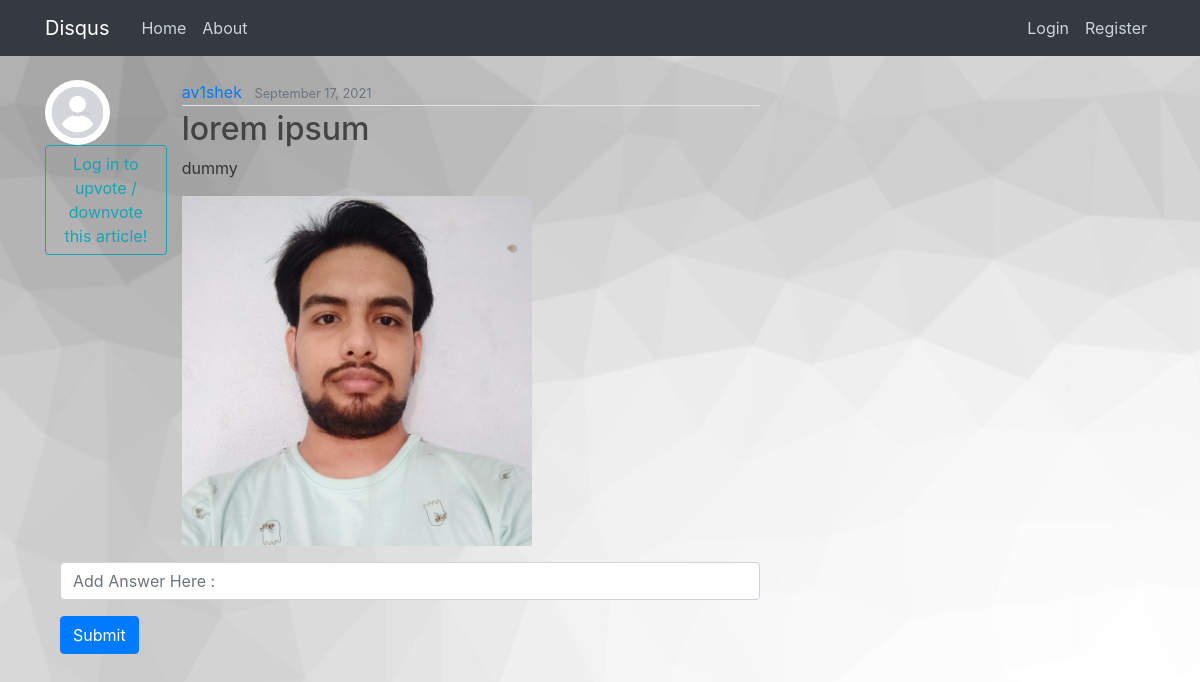
Page /post/2/ on the earlier database version.
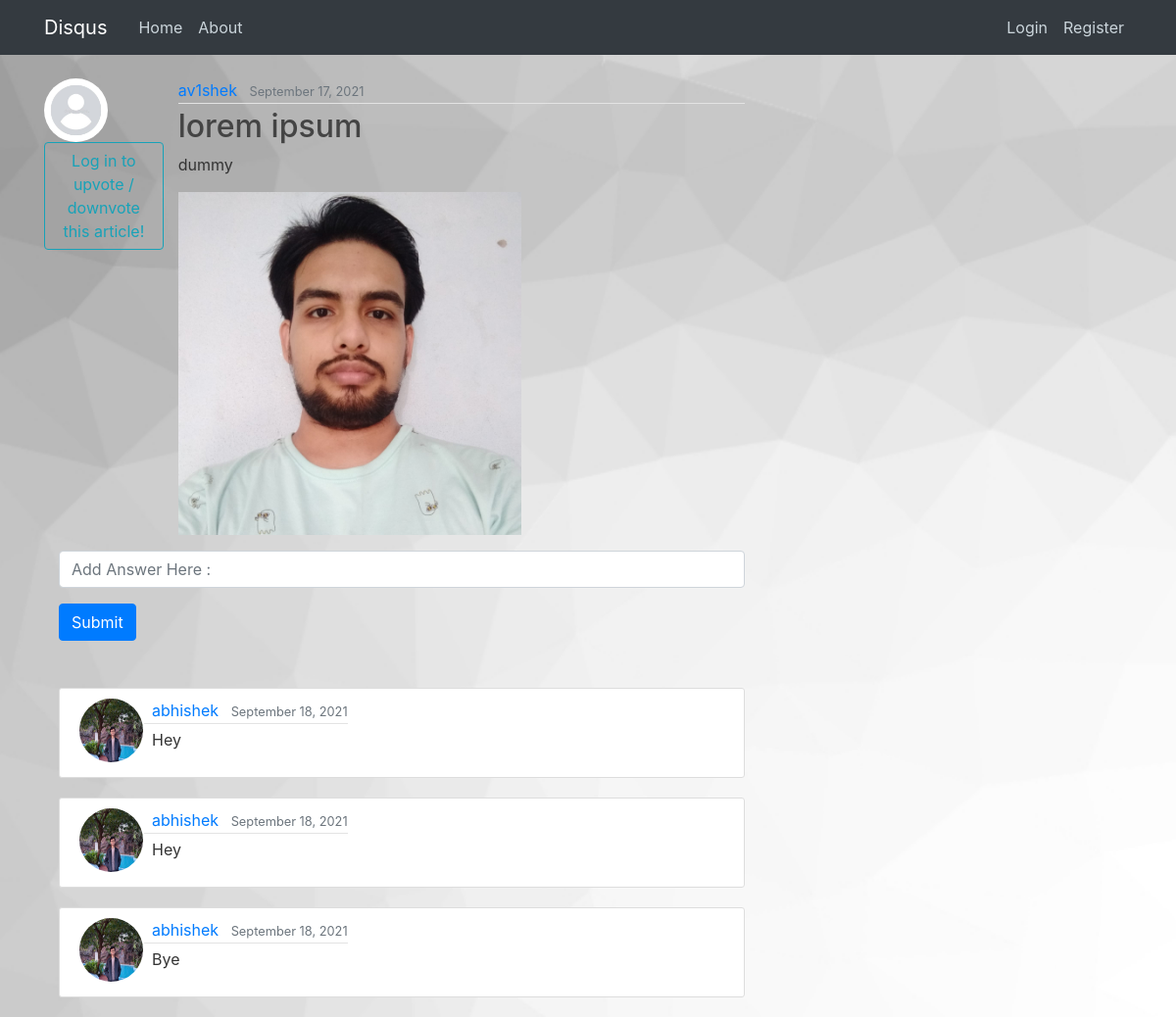
Same page on the later database version.
### feed/models.py (models this page shows, shortened)
class Post(models.Model):
	title = models.CharField(max_length=100)
	content = models.TextField()
	date_posted = models.DateTimeField(default=timezone.now)
	author = models.ForeignKey(User, on_delete=models.CASCADE)
	image = models.ImageField(upload_to='uploads', blank=True)
	upvote = models.ManyToManyField(User, related_name='upvote')
	downvote = models.ManyToManyField(User, related_name='downvote')
	anonymous = models.BooleanField(default = False)
	def number_of_upvotes(self):
		return self.upvote.count()
	def number_of_downvotes(self):
		return self.downvote.count()

class Comment(models.Model):
	post = models.ForeignKey(Post, on_delete = models.CASCADE)
	content = models.TextField()
	date_posted = models.DateTimeField(default=timezone.now)
	author = models.ForeignKey(User, on_delete=models.CASCADE)
	image = models.ImageField(upload_to='uploads', blank=True)

### accounts/models.py (models this page shows, shortened)
class Profile(models.Model):
	name = models.CharField(max_length=255, default="")
	year = models.IntegerField(default=1)
	branch = models.CharField(max_length=255, default="")
	user = models.OneToOneField(User, on_delete=models.CASCADE)
	image = models.ImageField(default='default.jpg', upload_to='profile_pics')
	bio = models.CharField(max_length=255, blank=True)
	qs_cnt = models.IntegerField(default=0)
	ans_cnt = models.IntegerField(default=0)

### feed/views.py (the view)
# urls.py: path('post/<int:pk>/', views.PostDetailView.as_view(), name='post-detail'),
class PostDetailView(DetailView):
	model = Post
	context_object_name = 'post'
	def get_context_data(self, **kwargs):
		context = super(PostDetailView, self).get_context_data(**kwargs)
		reacted_by = get_object_or_404(Post, id=self.kwargs['pk'])
		context['upvotes'] = reacted_by.number_of_upvotes()
		context['downvotes'] = reacted_by.number_of_downvotes()
		context['comments'] = Comment.objects.filter(post=reacted_by)
		context['randusers'] = User.objects.order_by('?')[:5]
		return context

### feed/templates/feed/post_detail.html (shortened to what this page needs)
{% extends "feed/base.html" %}
{% block content %}
	<div class="container">
		<div class="row">
			<div class="col-2">
				<div class="row">
					{% if post.anonymous %}
			      	<img class="rounded-circle article-img" src="/media/default.jpg">
			      {% else %}
					<img class="rounded-circle article-img" src="{{ post.author.profile.image.url }}">
			      {% endif %}
				</div>
				<div class="row">
					{% if user.is_authenticated %}
					<div class="col">
			          <div class="row">
			          	<h6 style="color:green;" id="up_cnt" class="mt-3 mr-4">{{ upvotes }} </h6>
			          	<button type="button" id="upvote" class="btn bg-transparent">
				            <i class="fa fa-caret-up" style="font-size:32px;color:green"></i>
			          	</button>
			          </div>
			          <div class="row">
			          	<h6 style="color:red;" id="down_cnt" class="mt-3 mr-4">{{ downvotes }} </h6>
			          	<button type="button" id="downvote" class="btn bg-transparent">
				            <i class="fa fa-caret-down" style="font-size:32px;color:red"></i>
			          	</button>
			          </div>
			        </div>
					{% else %}
					  <a class="btn btn-outline-info" href="{% url 'login' %}?next={{request.path}}">Log in to upvote / downvote this article!</a><br>
					{% endif %}
				</div>
			</div>
			<div class="col-10">
				<div class="article-metadata">
			      {% if post.anonymous %}
		          	<a class="mr-2" href="#">Anonymous</a>
		          {% else %}
				    <a class="mr-2" href="{% url 'profile' post.author.id %}">{{ post.author }}</a>
		          {% endif %}
			      <small class="text-muted">{{ post.date_posted|date:"F d, Y" }}</small>
			    </div>
			    <h2 class="article-title">{{ post.title }}</h2>
			    <p class="article-content">{{ post.content }}</p>
			    {% if post.image %}
		          <img style="width:100%; height:auto; max-width: 350px" src="{{ post.image.url }}">
		        {% endif %}
			</div>
		</div>
	 <form method="POST" action="/comment/{{ post.id }}" class="mt-3">
	  <div class="form-group">
	    <input type="text" class="form-control" placeholder="Add Answer Here :" name="post_comment">
	  </div>
	  <button type="submit" class="btn btn-primary">Submit</button>
	</form>
	  <div class="row mt-5">
		<div class="container-fluid">
			{% for comment in comments %}
			<article class="media content-section">
			  <img class="rounded-circle article-img" src="{{ comment.author.profile.image.url }}">
			  <div class="media-body">
	        <div class="row">
	            <div class="article-metadata">
	              <a class="mx-2" href="{% url 'profile' comment.author.username %}">{{ comment.author }}</a>
	              <small class="text-muted">{{ comment.date_posted|date:"F d, Y" }}</small>
	            </div>
	        </div>
	        <div class="row">
	        	<p class="ml-2">{{ comment.content }} </p>
	        </div>
			</article>
			{% endfor %}
		</div>
	  </div>
	</div>
{% endblock content %}

### feed/templates/feed/base.html (shortened to what this page needs)
{% load static %}
<!DOCTYPE html>
<html>
<head>
    <link rel="stylesheet" href="https://cdn.jsdelivr.net/npm/bootstrap@4.5.3/dist/css/bootstrap.min.css">
    <link rel="stylesheet" href="https://cdnjs.cloudflare.com/ajax/libs/font-awesome/4.7.0/css/font-awesome.min.css">
    <link rel="stylesheet" type="text/css" href="{% static 'feed/main.css' %}">
</head>
<body>
	<header class="site-header">
	  <nav class="navbar navbar-expand-md navbar-dark bg-dark fixed-top">
	    <div class="container">
	      <a class="navbar-brand mr-4" href="{% url 'feed-home' %}">Disqus</a>
	      <div class="collapse navbar-collapse" id="navbarToggle">
	        <div class="navbar-nav mr-auto">
	          <a class="nav-item nav-link" href="{% url 'feed-home' %}">Home</a>
	          <a class="nav-item nav-link" href="{% url 'feed-about' %}">About</a>
	        </div>
	        <div class="navbar-nav">
	        	{% if user.is_authenticated %}
	        		<form
					  class="form-inline my-2 my-lg-0 ml-5"
					  action="{% url 'search_users' %}"
					  method="get"
					>
					  <input name="q" type="text" placeholder="Search users.." />
					  <button class="btn btn-success mx-2 my-2 my-sm-0 ml-3" type="submit">
					    Search
					  </button>
					</form>
	        		<a class="nav-item nav-link" href="{% url 'post-create' %}">New Post</a>
	        		<a class="nav-item nav-link" href="{% url 'profile' user.username %}">Profile</a>
	        		<a class="nav-item nav-link" href="{% url 'logout' %}">Logout</a>
	        	{% else %}
		          	<a class="nav-item nav-link" href="{% url 'login' %}">Login</a>
		          	<a class="nav-item nav-link" href="{% url 'register' %}">Register</a>
		        {% endif %}
	        </div>
	      </div>
	    </div>
	  </nav>
	</header>
	<main role="main" class="container">
	  {% block container %}
	  <div class="row">
	    <div class="col-md-8">
	      {% block content %}{% endblock %}
	    </div>
	  </div>
	  {% endblock %}
	</main>
</body>
</html>

### feed/static/feed/main.css (style rules this page uses)
body { background: #fafafa; color: #333333; margin-top: 5rem; background: url("/static/blog/bg3.jpeg") no-repeat center fixed; background-size: cover; background-position: center; }
h1, h2, h3, h4, h5, h6 { color: #444444; }
.bg-dark { background-color: #08070a; }
.site-header .navbar-nav .nav-link { color: #cbd5db; }
.content-section { background: #ffffff; padding: 10px 20px; border: 1px solid #dddddd; border-radius: 3px; margin-bottom: 20px; }
.article-title { color: #444444; }
.article-content { white-space: pre-line; }
.article-img { height: 65px; width: 65px; margin-right: 16px; }
.article-metadata { padding-bottom: 1px; margin-bottom: 4px; border-bottom: 1px solid #e3e3e3 }

Differences in the rows shown:
added Comment: author.profile.image (picture), author "abhishek", date_posted "September 18, 2021", content "Hey"
added Comment: author.profile.image (picture), author "abhishek", date_posted "September 18, 2021", content "Hey"
added Comment: author.profile.image (picture), author "abhishek", date_posted "September 18, 2021", content "Bye"
